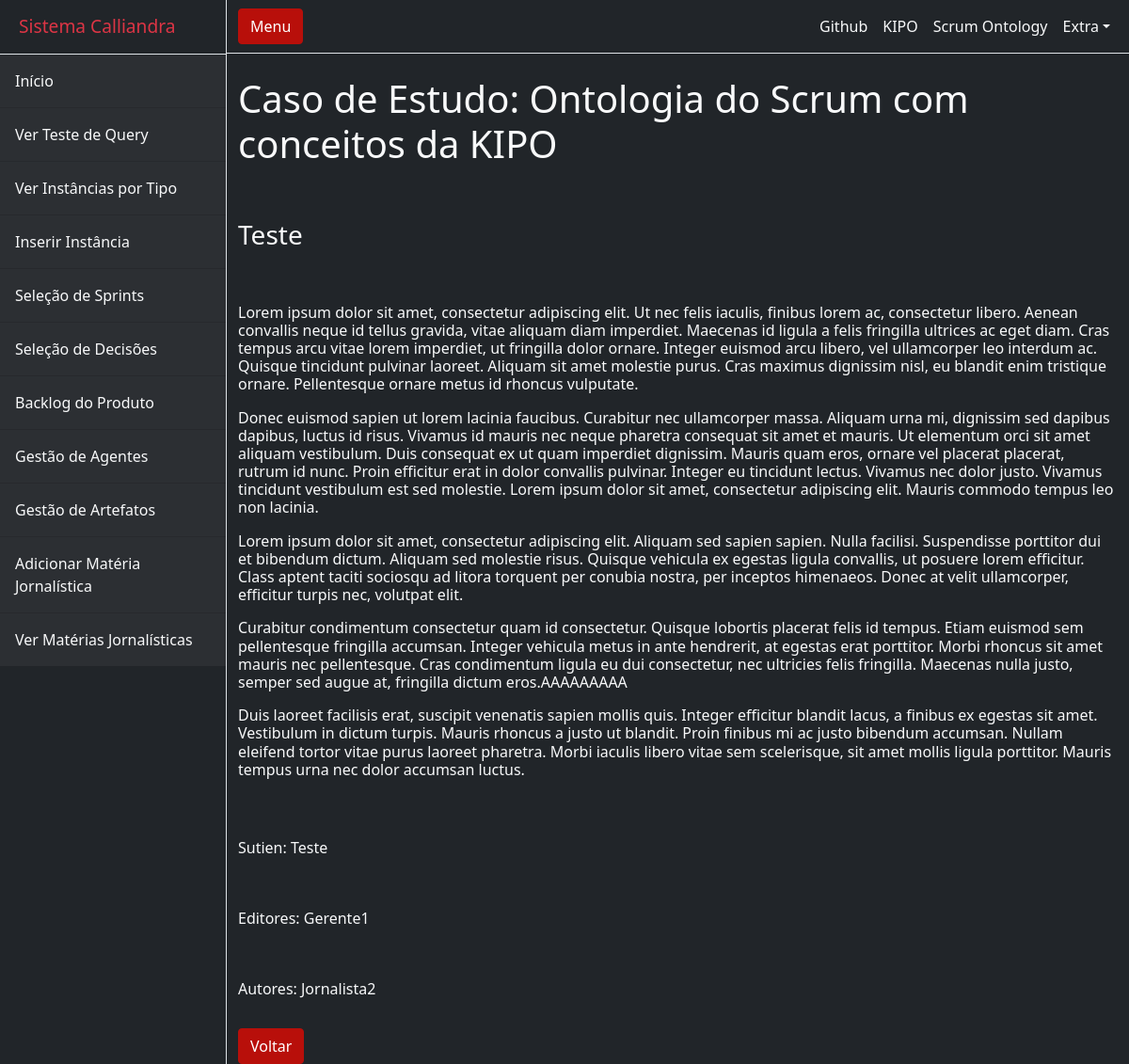
Screenshot of /kipo_playground/ler_materia/12345 with the database file from the repository.
### kipo_playground/models.py (models this page shows, shortened)
class MateriaJornalistica(models.Model):
    OPCOES = (
        ('Política', 'Política'),
        ('Esportes', 'Esportes'),
        ('Coluna Autoral', 'Coluna Autoral'),
        ('Variedades', 'Variedades'),
        ('Notícias Internacionais', 'Notícias Internacionais'),
        ('Celebridades', 'Celebridades'),
        ('Anúncio', 'Anúncio'),
        ('Tecnologia', 'Tecnologia'),
        ('Vida e Estilo', 'Vida e Estilo'),
        ('Saúde', 'Saúde'),
        ('Notícia Regional', 'Notícia Regional')
    )
    CKEDITOR_CONFIGS = {
        'awesome_ckeditor': {
            'toolbar': 'Basic',
        },
    }
    id = models.CharField(max_length=255, primary_key=True, default=random_string())
    titulo = models.CharField(max_length=255, null=False)
    texto = RichTextField(config_name='awesome_ckeditor')
    sutien = models.CharField(max_length=255)
    editores = models.CharField(max_length=255)
    autores = models.CharField(max_length=255, null=False)
    main_keyword = models.CharField(max_length=255, null=False, choices=OPCOES)

### kipo_playground/views.py (the view)
# urls.py: path('ler_materia/<str:id_materia>', views.ler_materia),
def ler_materia(request, id_materia):
    objeto_recuperado = get_object_or_404(MateriaJornalistica, id=id_materia)
    print(objeto_recuperado)
    context = {"objeto_recuperado": objeto_recuperado}
    return render(request, 'ler_materia.html', context)

### kipo_playground/templates/ler_materia.html (shortened to what this page needs)
{% extends 'welcome.html' %}
{% block content %}
<h3 class="mt-4 text-light">{{ objeto_recuperado.titulo|safe }}</h3>
<h6 class="mt-4 text-light">{{ objeto_recuperado.texto|safe }}</h6>
<h6 class="mt-4 text-light">Sutien: {{ objeto_recuperado.sutien|safe }}</h6>
<h6 class="mt-4 text-light">Editores: {{ objeto_recuperado.editores|safe }}</h6>
<h6 class="mt-4 text-light">Autores: {{ objeto_recuperado.autores|safe }}</h6>
<a class="btn btn-primary" href="/kipo_playground/ver_materia/">Voltar</a>
{% endblock %}

### rows the page displays
MateriaJornalistica: titulo "Teste", texto "Lorem ipsum dolor sit amet, consectetur adipiscing elit. Ut nec felis iaculis, finibus lorem ac, consectetur libero. Aenean convallis neque id tellus gravida, vitae aliquam diam imperdiet. Maecenas id ligula a felis fringilla ultrices ac eget diam. Cras tempus arcu vitae lorem imperdiet, ut fringilla dolor ornare. Integer euismod arcu libero, vel ullamcorper leo interdum ac. Quisque tincidunt pulvinar laoreet. Aliquam sit amet molestie purus. Cras maximus dignissim nisl, eu blandit enim tristique ornare. Pellentesque ornare metus id rhoncus vulputate. Donec euismod sapien ut lorem lacinia faucibus. Curabitur nec ullamcorper massa. Aliquam urna mi, dignissim sed dapibus dapibus, luctus id…", sutien "Teste", editores "Gerente1", autores "Jornalista2"
